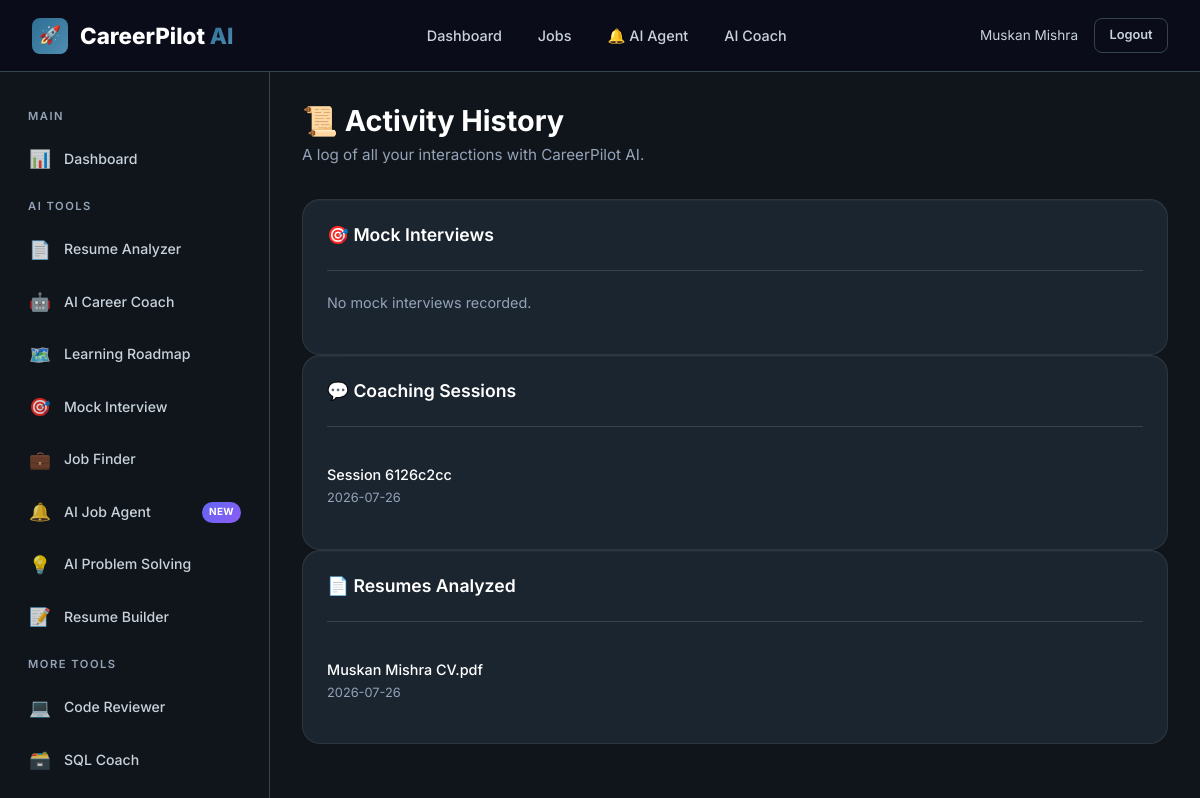
Page /profile/history (signed in) on the earlier database version.
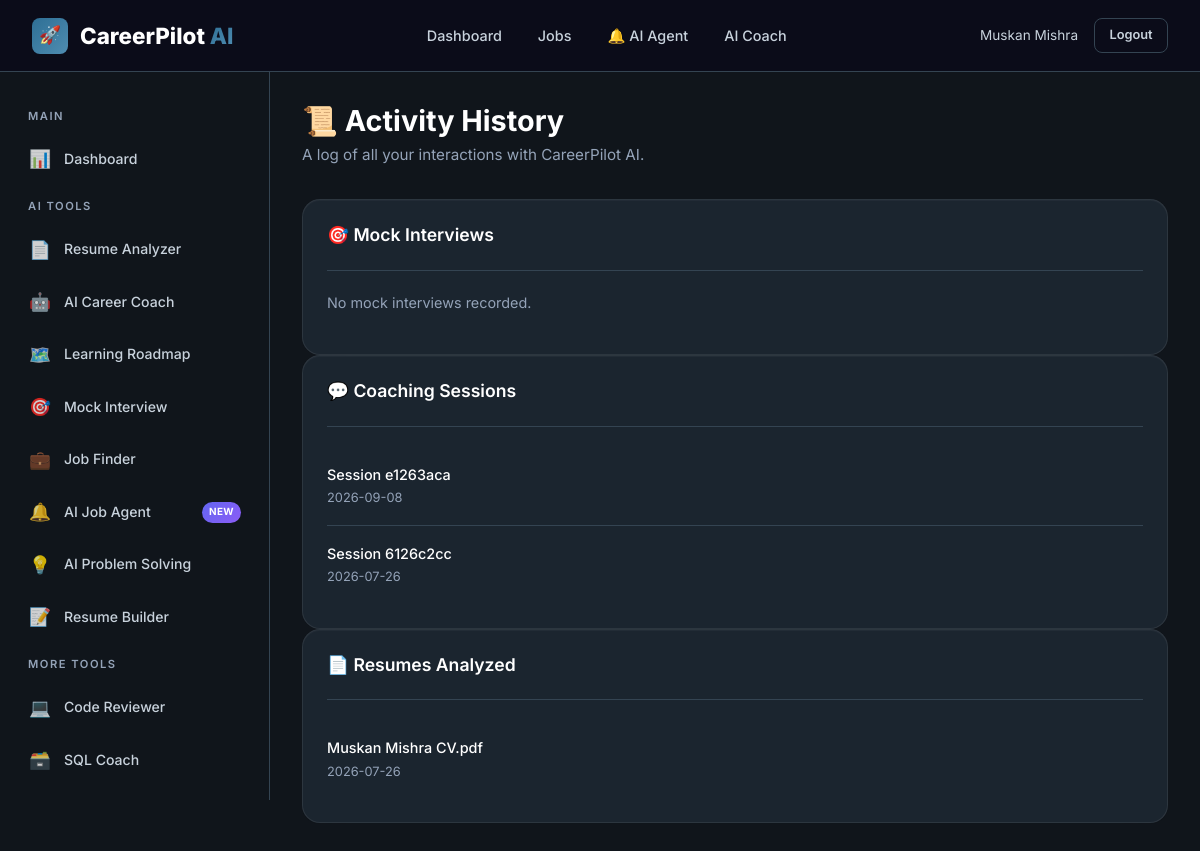
Same page on the later database version.
### tables this page shows
CREATE TABLE chat_sessions (
            session_id TEXT PRIMARY KEY,
            user_id INTEGER NOT NULL,
            title TEXT DEFAULT 'New Conversation',
            is_pinned INTEGER DEFAULT 0,
            is_archived INTEGER DEFAULT 0,
            created_at TIMESTAMP DEFAULT CURRENT_TIMESTAMP,
            updated_at TIMESTAMP DEFAULT CURRENT_TIMESTAMP,
            FOREIGN KEY (user_id) REFERENCES users(id) ON DELETE CASCADE
        );

CREATE TABLE resumes (
    id INTEGER PRIMARY KEY AUTOINCREMENT,
    user_id INTEGER NOT NULL,
    filename TEXT NOT NULL,
    original_name TEXT NOT NULL,
    file_size INTEGER DEFAULT 0,
    raw_text TEXT DEFAULT '',
    parsed_data TEXT DEFAULT '{}',
    is_primary INTEGER DEFAULT 0,
    uploaded_at TIMESTAMP DEFAULT CURRENT_TIMESTAMP,
    FOREIGN KEY (user_id) REFERENCES users(id) ON DELETE CASCADE
);

### backend/routes/profile.py (the view)
@profile_bp.route('/history')
@login_required
def history():
    user_id = session['user_id']
    from backend.models.resume import ResumeModel
    from backend.models.job import JobModel
    from backend.models.interview import InterviewModel
    chats      = ChatModel.get_user_sessions(user_id)
    resumes    = ResumeModel.get_by_user(user_id)
    interviews = InterviewModel.get_by_user(user_id)
    return render_template('profile/history.html',
                           chats=chats, resumes=resumes, interviews=interviews)

### backend/database/db.py (called while the page is built)
def get_db_path() -> str:
    base_dir = os.path.dirname(os.path.dirname(os.path.dirname(os.path.abspath(__file__))))
    return os.path.join(base_dir, DATABASE_PATH)

def get_connection(db_path: Optional[str] = None) -> sqlite3.Connection:
    path = db_path or get_db_path()
    conn = sqlite3.connect(path)
    conn.row_factory = sqlite3.Row
    conn.execute("PRAGMA foreign_keys = ON")
    conn.execute("PRAGMA journal_mode = WAL")
    return conn

@contextmanager
def get_db(db_path: Optional[str] = None):
    conn = get_connection(db_path)
    try:
        yield conn
        conn.commit()
    except Exception:
        conn.rollback()
        raise
    finally:
        conn.close()

### backend/models/interview.py (called while the page is built)
    @staticmethod
    def get_by_user(user_id: int, limit: int = 20) -> list[dict]:
        return execute_query(
            """SELECT *, conducted_at AS created_at FROM interview_history WHERE user_id = ?
               ORDER BY conducted_at DESC LIMIT ?""",
            (user_id, limit)
        )

### templates/profile/history.html
{% extends "base.html" %}
{% block content %}
{% include "components/sidebar.html" %}
<main class="main-content">
    <div class="page-header reveal">
        <h1>📜 Activity History</h1>
        <p class="page-subtitle">A log of all your interactions with CareerPilot AI.</p>
    </div>
    <div class="grid-3 reveal delay-1">
        <div class="card">
            <div class="card-header">
                <h3 class="card-title">🎯 Mock Interviews</h3>
            </div>
            {% if interviews %}
                <ul class="activity-list">
                    {% for item in interviews[:10] %}
                    <li class="activity-item">
                        <div class="activity-content">
                            <div class="flex-between">
                                <div class="activity-title">{{ item.role }}</div>
                                <span>Score: {{ item.overall_score }}</span>
                            </div>
                            <div class="activity-desc">{{ item.created_at.split(' ')[0] if item.created_at else 'Unknown' }} • {{ item.difficulty | title }}</div>
                        </div>
                    </li>
                    {% endfor %}
                </ul>
            {% else %}
                <p style="color: var(--text-tertiary); font-size: 0.9rem;">No mock interviews recorded.</p>
            {% endif %}
        </div>
        <div class="card">
            <div class="card-header">
                <h3 class="card-title">💬 Coaching Sessions</h3>
            </div>
            {% if chats %}
                <ul class="activity-list">
                    {% for item in chats[:10] %}
                    <li class="activity-item">
                        <div class="activity-content">
                            <div class="activity-title text-truncate" style="max-width: 250px;">Session {{ item.session_id[:8] }}</div>
                            <div class="activity-desc">{{ item.started_at.split(' ')[0] if item.started_at else 'Unknown' }}</div>
                        </div>
                    </li>
                    {% endfor %}
                </ul>
            {% else %}
                <p style="color: var(--text-tertiary); font-size: 0.9rem;">No chat history.</p>
            {% endif %}
        </div>
        <div class="card">
            <div class="card-header">
                <h3 class="card-title">📄 Resumes Analyzed</h3>
            </div>
            {% if resumes %}
                <ul class="activity-list">
                    {% for item in resumes[:10] %}
                    <li class="activity-item">
                        <div class="activity-content">
                            <div class="activity-title">{{ item.original_name }}</div>
                            <div class="activity-desc">{{ item.uploaded_at.split(' ')[0] if item.uploaded_at else 'Unknown' }}</div>
                        </div>
                    </li>
                    {% endfor %}
                </ul>
            {% else %}
                <p style="color: var(--text-tertiary); font-size: 0.9rem;">No resumes uploaded.</p>
            {% endif %}
        </div>
    </div>
</main>
{% endblock %}

Differences in the rows shown:
added chat_sessions: session_id "e1263aca", started_at "2026-09-08"
